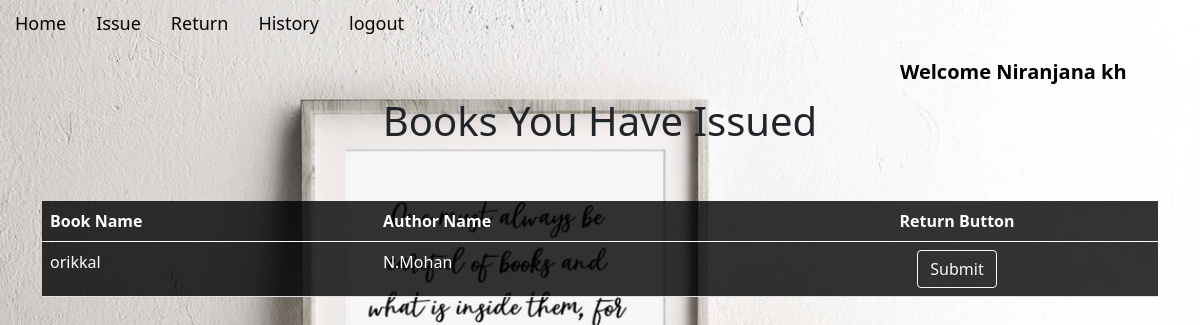
The page /return/ (signed in) on the database as committed earlier.
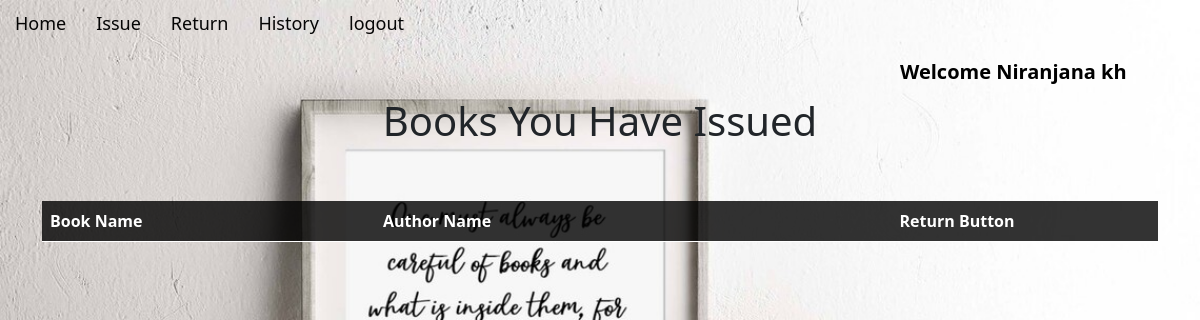
The same page on the database as committed later.
### app/models.py (models this page shows, shortened)
class Book(models.Model):
    book_name = models.CharField(max_length=150)
    author_name = models.CharField(max_length=200)
    quantity = models.IntegerField(default=1)
    subject = models.CharField(max_length=2000)
    book_add_time = models.TimeField(default=timezone.now)
    book_add_date = models.DateField(default=timezone.now)
    class Meta:
        unique_together = ('book_name', 'author_name')

### app/views.py (the view, shortened to what this page needs)
# urls.py: path('return/',views.return_item,name='return'),
@login_required(login_url='loginn')
def return_item(request):
    my_items = IssuedItem.objects.filter(user_id = request.user,return_date__isnull=True).values_list('book_id')
    books = Book.objects.exclude(~Q(id__in=my_items))
    params = {'books':books}
    return render(request,'return_item.html',params)

### app/templates/return_item.html (shortened to what this page needs)
{% extends 'base.html' %}
{% load static %}
    {% block content %}
    <div style="text-align: center;">
     <h1>Books You Have Issued</h1> <br>
    </div>
    <br>
    <div class="container">
        <table class="table" style="background-color: rgba(0, 0, 0, 0.8); color:white;">
          <thead class="thead-dark">
            <tr>
              <th scope="col">Book Name</th>
              <th scope="col">Author Name</th>
              <th scope="col">
                <div style="text-align: center;">Return Button</div>
              </th>
            </tr>
          </thead>
          <tbody id="table_data">
            {% for book in books %}
            <tr>
              <td>{{book.book_name}}</td>
              <td>{{book.author_name}}</td>
              <td>
                <div style="text-align: center;">
                  <form  method="post">
                <input type="submit" class="btn btn-outline-light" >
                  </form>
                </div>
              </td>
            </tr>
            {% endfor %}
          </tbody>
        </table>
      </div>
{% endblock %}

Rows that differ between the two databases and show on the page:
no longer on this page (row edited): Book: book_name "orikkal", author_name "N.Mohan"
